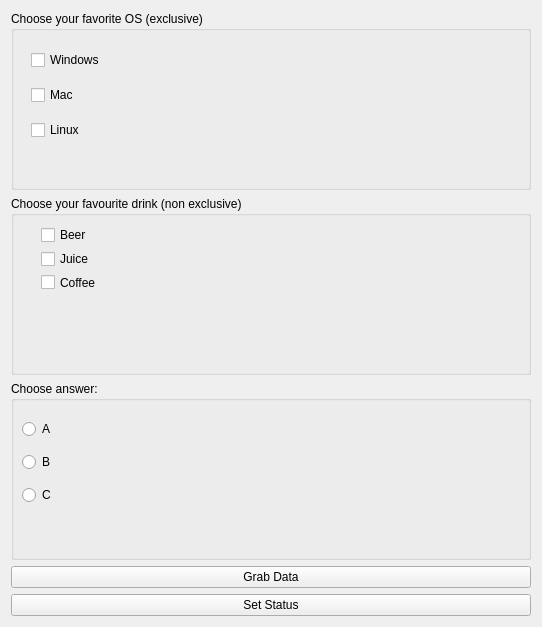
<?xml version="1.0" encoding="UTF-8"?>
<ui version="4.0">
 <class>Widget</class>
 <widget class="QWidget" name="Widget">
  <property name="geometry">
   <rect>
    <x>0</x>
    <y>0</y>
    <width>542</width>
    <height>627</height>
   </rect>
  </property>
  <property name="windowTitle">
   <string>Widget</string>
  </property>
  <layout class="QVBoxLayout" name="verticalLayout_4">
   <item>
    <widget class="QGroupBox" name="groupBox">
     <property name="title">
      <string>Choose your favorite OS (exclusive)</string>
     </property>
     <widget class="QWidget" name="">
      <property name="geometry">
       <rect>
        <x>20</x>
        <y>30</y>
        <width>141</width>
        <height>111</height>
       </rect>
      </property>
      <layout class="QVBoxLayout" name="verticalLayout">
       <item>
        <widget class="QCheckBox" name="windowsCheckBox">
         <property name="text">
          <string>Windows</string>
         </property>
        </widget>
       </item>
       <item>
        <widget class="QCheckBox" name="macCheckBox">
         <property name="text">
          <string>Mac</string>
         </property>
        </widget>
       </item>
       <item>
        <widget class="QCheckBox" name="linuxCheckBox">
         <property name="text">
          <string>Linux</string>
         </property>
        </widget>
       </item>
      </layout>
     </widget>
    </widget>
   </item>
   <item>
    <widget class="QGroupBox" name="groupBox_2">
     <property name="title">
      <string>Choose your favourite drink (non exclusive)</string>
     </property>
     <widget class="QWidget" name="">
      <property name="geometry">
       <rect>
        <x>30</x>
        <y>30</y>
        <width>171</width>
        <height>65</height>
       </rect>
      </property>
      <layout class="QVBoxLayout" name="verticalLayout_2">
       <item>
        <widget class="QCheckBox" name="beerCheckBox">
         <property name="text">
          <string>Beer</string>
         </property>
        </widget>
       </item>
       <item>
        <widget class="QCheckBox" name="juiceCheckBox">
         <property name="text">
          <string>Juice</string>
         </property>
        </widget>
       </item>
       <item>
        <widget class="QCheckBox" name="coffeeCheckBox">
         <property name="text">
          <string>Coffee</string>
         </property>
        </widget>
       </item>
      </layout>
     </widget>
    </widget>
   </item>
   <item>
    <widget class="QGroupBox" name="groupBox_3">
     <property name="title">
      <string>Choose answer:</string>
     </property>
     <widget class="QWidget" name="">
      <property name="geometry">
       <rect>
        <x>11</x>
        <y>31</y>
        <width>101</width>
        <height>101</height>
       </rect>
      </property>
      <layout class="QVBoxLayout" name="verticalLayout_3">
       <item>
        <widget class="QRadioButton" name="aRadioButton">
         <property name="text">
          <string>A</string>
         </property>
        </widget>
       </item>
       <item>
        <widget class="QRadioButton" name="bRadioButton">
         <property name="text">
          <string>B</string>
         </property>
        </widget>
       </item>
       <item>
        <widget class="QRadioButton" name="cRradioButton">
         <property name="text">
          <string>C</string>
         </property>
        </widget>
       </item>
      </layout>
     </widget>
    </widget>
   </item>
   <item>
    <widget class="QPushButton" name="grabDataButton">
     <property name="text">
      <string>Grab Data</string>
     </property>
    </widget>
   </item>
   <item>
    <widget class="QPushButton" name="setStatusButton">
     <property name="text">
      <string>Set Status</string>
     </property>
    </widget>
   </item>
  </layout>
 </widget>
 <resources/>
 <connections/>
</ui>
